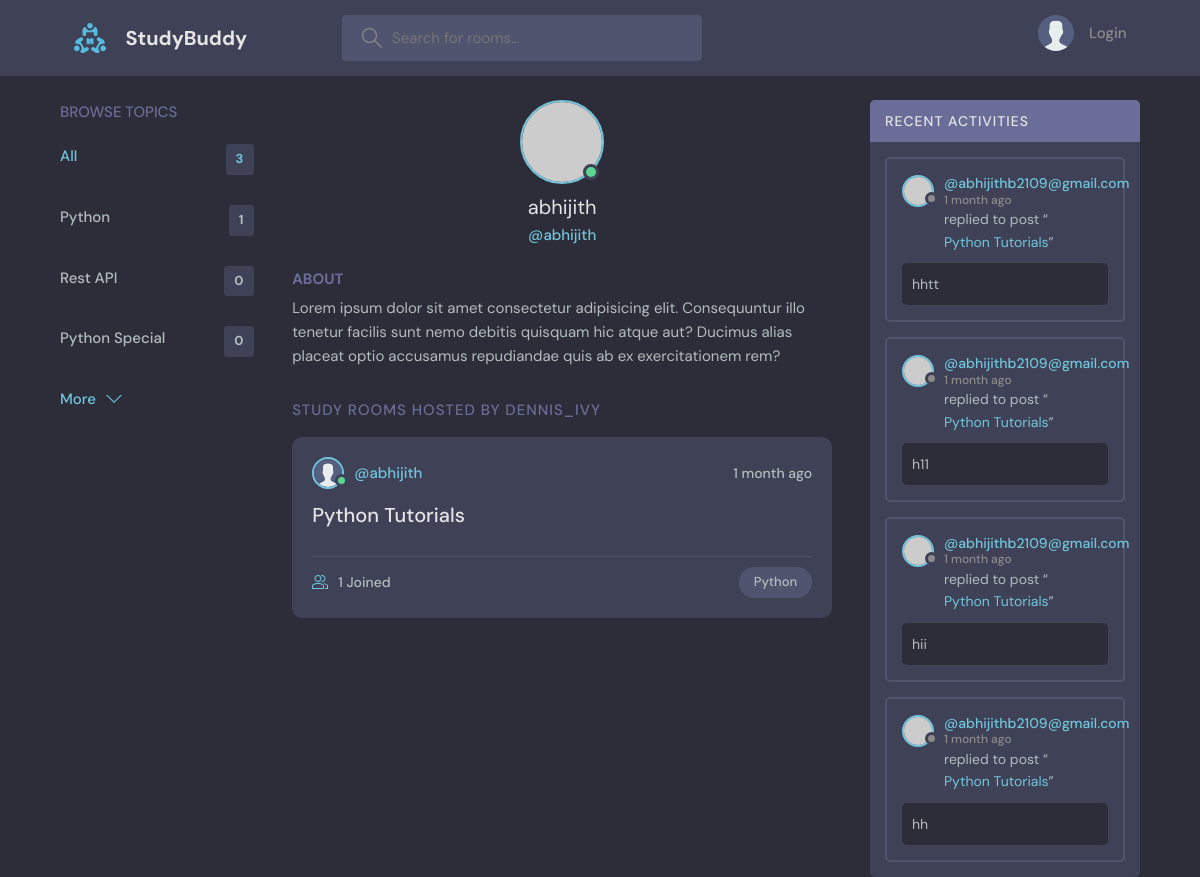
The app's page /profile/1/, older data.
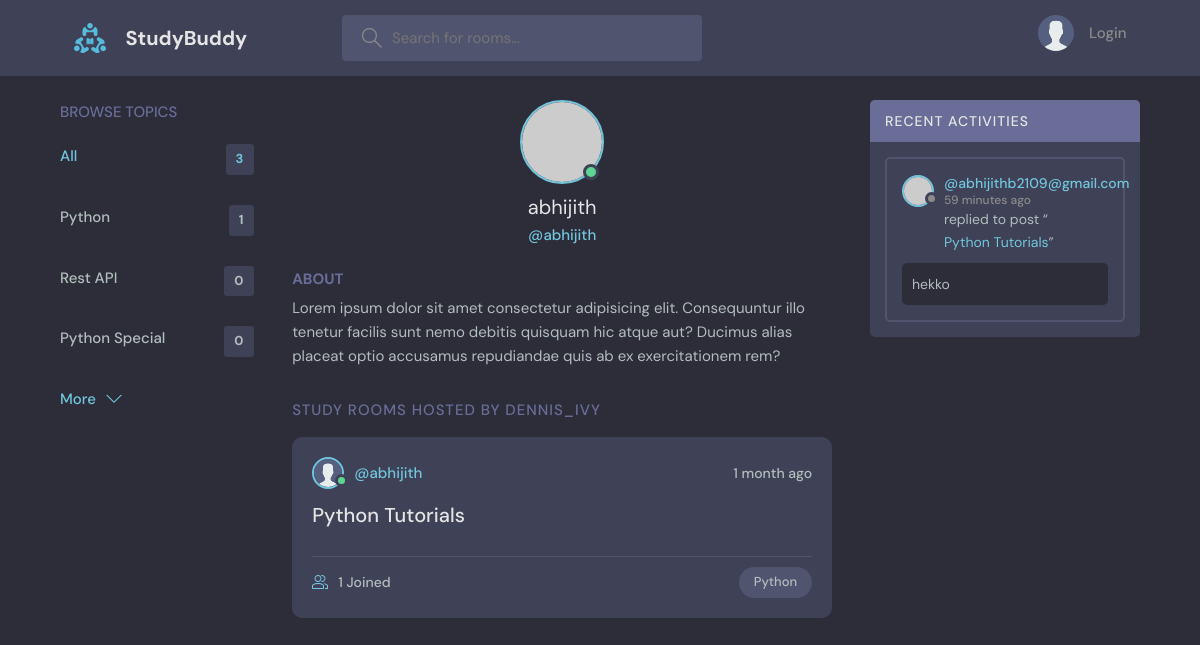
The same page, newer data.
### base/models.py (models this page shows)
class Topic(models.Model):
    name=models.CharField(max_length=200)
    def __str__(self):
        return self.name

class User(AbstractUser):
    name = models.CharField(max_length=200,null=True)
    email = models.EmailField(unique=True,null=True)
    bio = models.TextField(null=True)
    avatar = models.ImageField(null=True,default="avatar.svg")
    USERNAME_FIELD = 'email'
    REQUIRED_FIELDS = ["username"]

class Room(models.Model):
    host = models.ForeignKey(User,on_delete=models.SET_NULL,null=True)
    topic = models.ForeignKey(Topic,on_delete=models.SET_NULL,null=True)
    name = models.CharField(max_length=200)
    description = models.TextField(null=True,blank=True)
    participants = models.ManyToManyField( User,related_name="participants",blank=True)
    updated =  models.DateTimeField(auto_now=True)
    created = models.DateTimeField(auto_now_add=True)
    class Meta:
        ordering = ['-updated', '-created']
    def __str__(self):
        return self.name

class Message(models.Model):
    user = models.ForeignKey(User,on_delete=models.CASCADE)
    room = models.ForeignKey(Room,on_delete=models.CASCADE)
    body = models.TextField(null=True ,blank=True)
    updated =  models.DateTimeField(auto_now=True)
    created = models.DateTimeField(auto_now_add=True)
    class Meta:
        ordering = ['-updated', '-created']
    def __str__(self):
        return self.body[0:50]

### base/views.py (the view)
# urls.py: path("profile/<str:pk>/", views.userProfile, name="user-profile"),
def userProfile(request, pk):
    user = User.objects.get(id=pk)
    rooms = user.room_set.all()  # get all the childeren of a specific object by doing the model name and then underscore set
    room_messages = user.message_set.all()
    topics = Topic.objects.all()
    context = {'user': user, "rooms": rooms, "room_messages": room_messages, "topics": topics}
    return render(request, "base/profile.html", context)

### base/templates/base/profile.html (shortened to what this page needs)
{%extends 'main.html'%}
{%block content%}
  <main class="profile-page layout layout--3">
    <div class="container">
         {%include 'base/topics_component.html'%}
      <div class="roomList">
        <div class="profile">
          <div class="profile__avatar">
            <div class="avatar avatar--large active">
              <img src="https://randomuser.me/api/portraits/men/11.jpg" />
            </div>
          </div>
          <div class="profile__info">
            <h3>{{user.username}}</h3>
            <p>@{{user.username}}</p>
          </div>
          <div class="profile__about">
            <h3>About</h3>
            <p>
              Lorem ipsum dolor sit amet consectetur adipisicing elit. Consequuntur illo tenetur
              facilis sunt nemo debitis quisquam hic atque aut? Ducimus alias placeat optio
              accusamus repudiandae quis ab ex exercitationem rem?
            </p>
          </div>
        </div>
        <div class="roomList__header">
          <div>
            <h2>Study Rooms Hosted by dennis_ivy</a>
            </h2>
          </div>
        </div>
               {%include 'base/feed_component.html'%}
      </div>
             {%include 'base/activity_component.html'%}
    </div>
  </main>
{%endblock%}

### templates/main.html (shortened to what this page needs)
<!DOCTYPE html>
{%load static %}
<html lang="en">
<head>
    <link rel="stylesheet" href="{%static 'styles/style.css'%}"/>
</head>
<body>
{%include 'navbar.html'%}
{%block content%}
{%endblock%}
</body>
</html>

### templates/navbar.html (shortened to what this page needs)
{%load static%}
<header class="header header--loggedIn">
    <div class="container">
        <a href="{%url 'home'%}" class="header__logo">
            <img src="{%static 'images/logo.svg'%}"/>
            <h1>StudyBuddy</h1>
        </a>
        <form class="header__search" method="get" action="{%url 'home'%}">
            <label>
                <input type="text" name="q" placeholder="Search for rooms...">
            </label>
        </form>
        <nav class="header__menu">
            {%if request.user.is_authenticated%}
            <div class="header__user">
                <a href="{%url 'update-user'%}">
                    <div class="avatar avatar--medium active">
                        <img src="{{request.user.avatar.url}}"/>
                    </div>
                    <p> {{request.user.username}} <span> {{request.user.username}}</span></p>
                </a>
                <button class="dropdown-button">
                    <svg version="1.1" xmlns="http://www.w3.org/2000/svg" width="32" height="32" viewBox="0 0 32 32">
                        <title>chevron-down</title>
                        <path d="M16 21l-13-13h-3l16 16 16-16h-3l-13 13z"></path>
                    </svg>
                </button>
            </div>
            {%else%}
            <a href="{%url 'login'%}">
              <img src="{%static 'images/avatar.svg'%}" />
              <p>Login</p>
            </a>
            {%endif%}
        </nav>
    </div>
</header>

### base/templates/base/topics_component.html
 <div class="topics">
            <div class="topics__header">
                <h2>Browse Topics</h2>
            </div>
            <ul class="topics__list">
                <li>
                    <a href="{%url 'home'%}" class="active">All <span>{{topics.count}}</span></a>
                </li>
                        {%for topic in topics%}
                <li>
                    <a href="{%url 'home' %}?q={{topic.name}}">{{topic}}<span>{{topic.room_set.all.count}}</span></a>
                </li>
                        {%endfor%}
            </ul>
            <a class="btn btn--link" href="{%url 'topics' %}">
                More
                <svg version="1.1" xmlns="http://www.w3.org/2000/svg" width="32" height="32" viewBox="0 0 32 32">
                    <title>chevron-down</title>
                    <path d="M16 21l-13-13h-3l16 16 16-16h-3l-13 13z"></path>
                </svg>
            </a>
        </div>

### base/templates/base/feed_component.html (shortened to what this page needs)
{%for room in rooms%}
<div class="roomListRoom">
                <div class="roomListRoom__header">
                    <a href="{%url 'user-profile' room.host.id%}" class="roomListRoom__author">
                        <div class="avatar avatar--small active">
                            <img src="{{room.host.avatar.url}}"/>
                        </div>
                        <span>@{{room.host.username}}</span>
                    </a>
                    <div class="roomListRoom__actions">
                        <span>{{room.created|timesince}} ago</span>
                    </div>
                </div>
                <div class="roomListRoom__content">
                    <a href="{%url 'room' room.pk%}">{{room.name}}</a>
                </div>
                <div class="roomListRoom__meta">
                    <a href="{%url 'room' room.id%}" class="roomListRoom__joined">
                        {{room.participants.all.count}} Joined
                    </a>
                    <p class="roomListRoom__topic">{{room.topic}}</p>
                </div>
            </div>
{%endfor%}

### base/templates/base/activity_component.html (shortened to what this page needs)
<div class="activities">
    <div class="activities__header">
        <h2>Recent Activities</h2>
    </div>
    {%for message in room_messages%}
    <div class="activities__box">
        <div class="activities__boxHeader roomListRoom__header">
            <a href="{%url 'user-profile' message.user.id%}" class="roomListRoom__author">
                <div class="avatar avatar--small">
                    <img src="https://randomuser.me/api/portraits/women/11.jpg"/>
                </div>
                <p>
                    @{{message.user}}
                    <span>{{message.created |timesince}} ago</span>
                </p>
            </a>
        </div>
        <div class="activities__boxContent">
            <p>replied to post “<a href="{%url 'room' message.room.id%}">{{message.room}}</a>”</p>
            <div class="activities__boxRoomContent">
                {{message}}
            </div>
        </div>
    </div>
{%endfor%}
</div>

Row changes from the older to the newer data that the page shows:
removed Message: user "abhijithb2109@gmail.com", created "1 month", room "Python Tutorials", body "hhtt"
removed Message: user "abhijithb2109@gmail.com", created "1 month", room "Python Tutorials", body "h11"
removed Message: user "abhijithb2109@gmail.com", created "1 month", room "Python Tutorials", body "hii"
removed Message: user "abhijithb2109@gmail.com", created "1 month", room "Python Tutorials", body "hh"
added Message: user "abhijithb2109@gmail.com", created "59 minutes", room "Python Tutorials", body "hekko"
